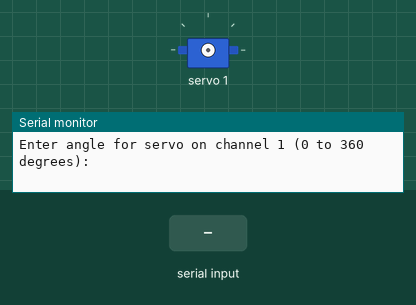
Simulated run of this sketch. Board: Arduino Uno, built with avr-gcc and run on an emulated ATmega328P. Shown: servo, the last lines printed to the serial monitor. Inputs (shaded band) come from the test bench.

Above: at 1.2 s.
1.3 s: "0\n" received over Serial
2.8 s: "90\n" received over Serial
At 4.0 s:
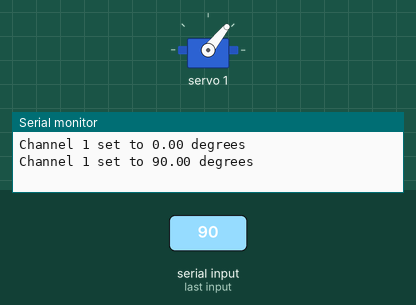
4.3 s: "200\n" received over Serial
At 5.3 s:
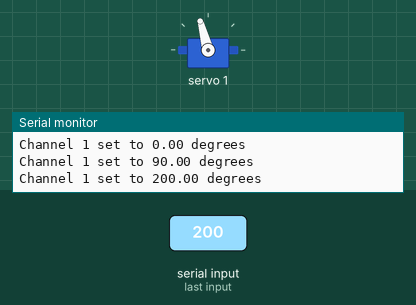
Timing chart, 0 to 7.3 s (numbered marks = the images above; inputs shaded):
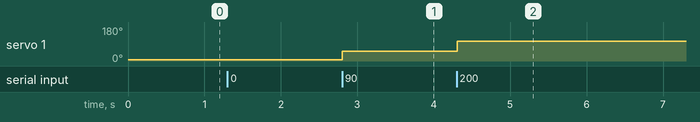

The sketch:

servo_pca_test.ino
```cpp
#include <Wire.h>
#include <Adafruit_PWMServoDriver.h>

Adafruit_PWMServoDriver myServo = Adafruit_PWMServoDriver();

#define SERVOMIN 150  // Minimum pulse length count for 0 degrees
#define SERVOMAX 600  // Maximum pulse length count for 360 degrees

void setup() {
  Serial.begin(9600);
  myServo.begin();
  myServo.setPWMFreq(60);  // Analog servos run at ~60 Hz updates
  delay(10);
  Serial.println("Enter angle for servo on channel 1 (0 to 360 degrees):");
}

void loop() {
  if (Serial.available() > 0) {
    String input = Serial.readStringUntil('\n');
    input.trim();  // Remove any leading or trailing whitespace
    if (isValidNumber(input)) {
      int angle = input.toInt();
      if (angle >= 0 && angle <= 360) {
        setServoAngle(1, angle);
      } else {
        Serial.println("Please enter a valid angle between 0 and 360.");
      }
    } else {
      Serial.println("Invalid input. Please enter a numeric angle.");
    }
  }
}

// Function to convert degrees to pulse width for 0 to 360 degrees
uint16_t degreeToPulse(float degree) {
  return SERVOMIN + (degree * (SERVOMAX - SERVOMIN) / 360);
}

// Function to set servo angle
void setServoAngle(uint8_t channel, float angle) {
  uint16_t pulselen = degreeToPulse(angle);
  myServo.setPWM(channel, 0, pulselen);
  Serial.print("Channel ");
  Serial.print(channel);
  Serial.print(" set to ");
  Serial.print(angle);
  Serial.println(" degrees");
}

// Function to check if input string is a valid number
bool isValidNumber(String str) {
  if (str.length() == 0) return false;
  if (str[0] == '-' && str.length() > 1) str = str.substring(1);  // Handle negative numbers
  for (char c : str) {
    if (!isDigit(c)) return false;
  }
  return true;
}
```

Measured:
- after the input at 2.8 s, servo 1: 6° → 51° at once
- after the input at 4.3 s, servo 1: 51° → 105° at once
